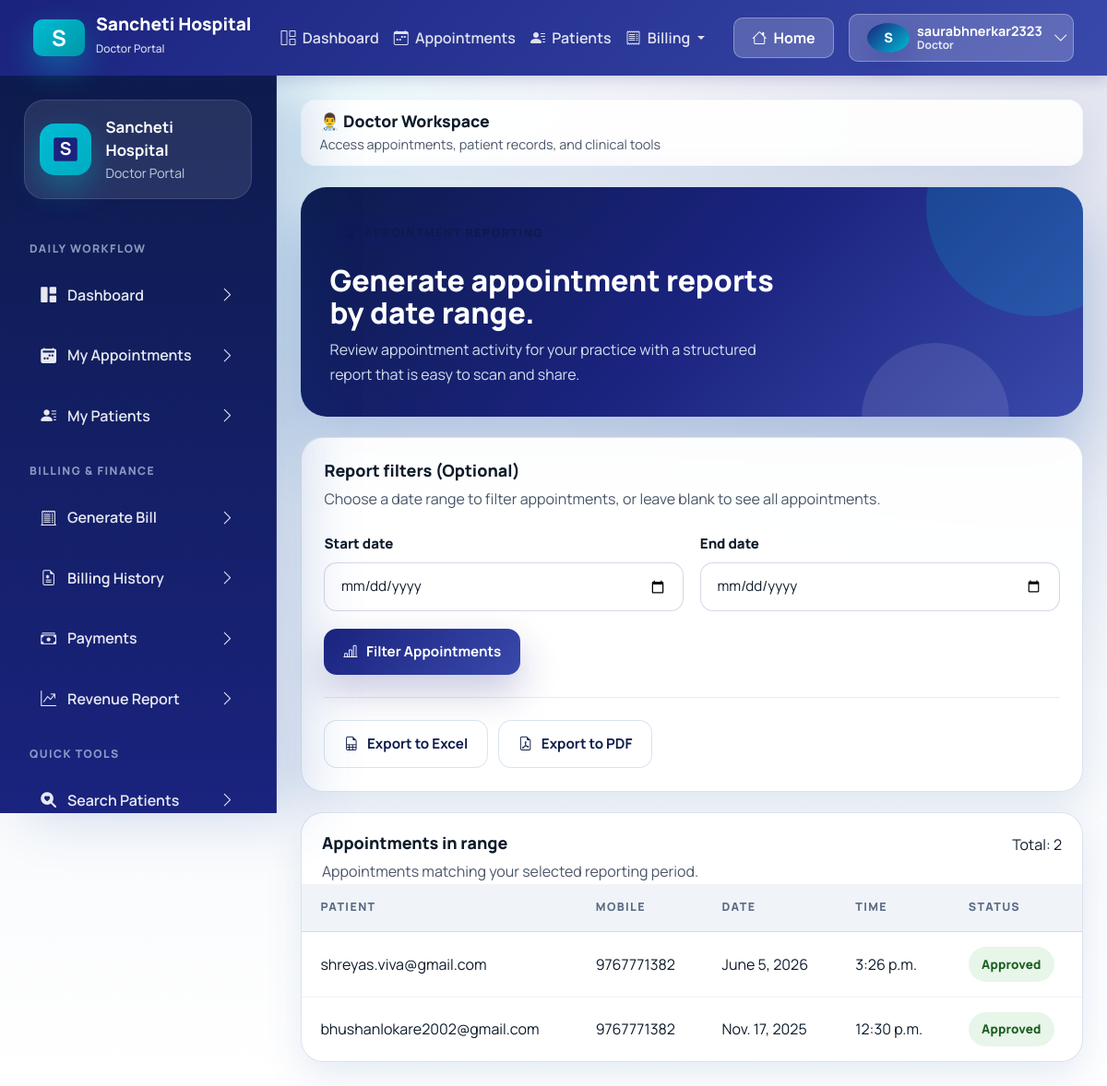
The page /doctor/report/appointments/ (signed in) on the database as committed earlier.
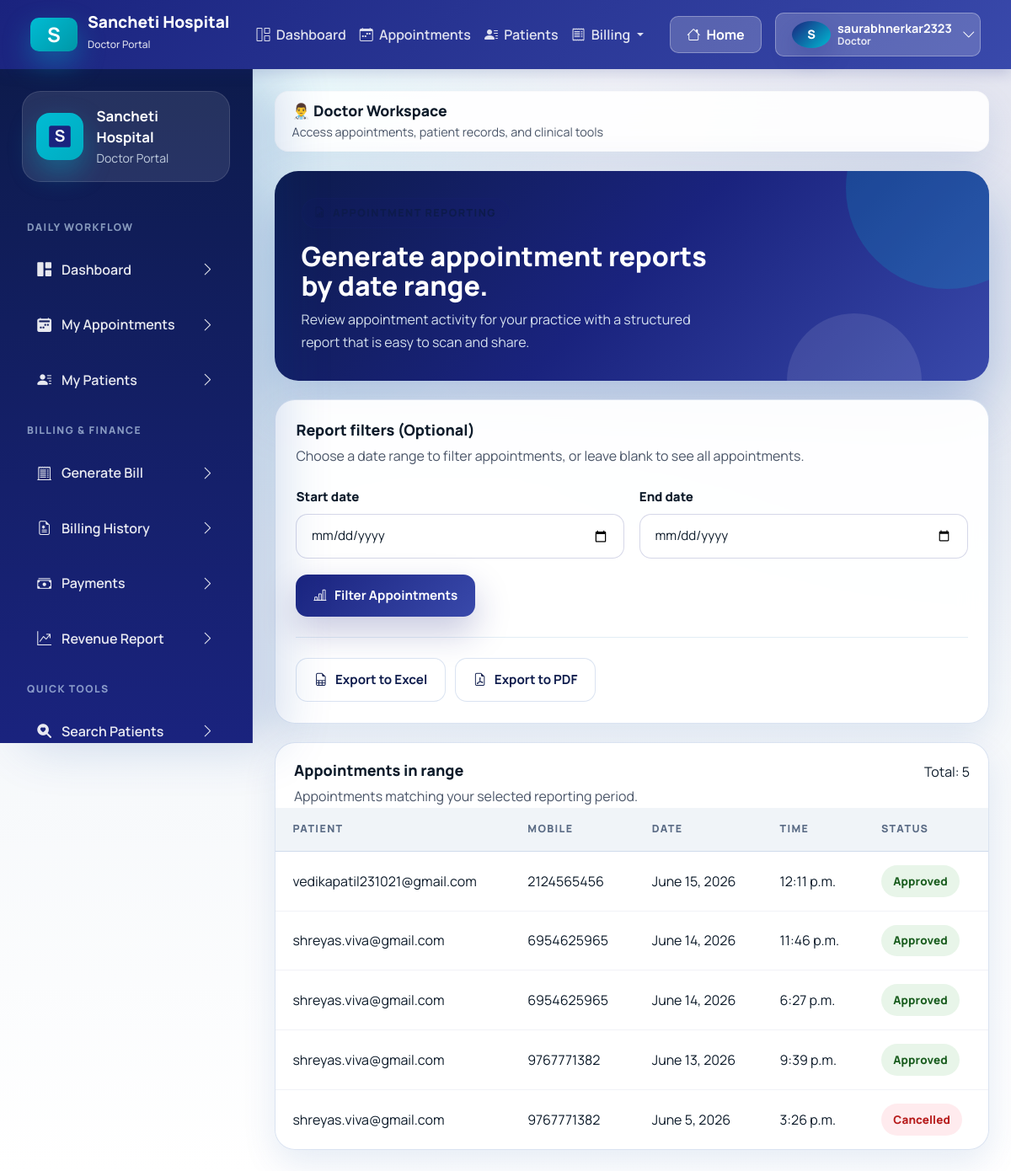
The same page on the database as committed later.
### doctor/models.py (models this page shows, shortened)
class Appointment(models.Model):
    doctor = models.ForeignKey(CustomUser, on_delete=models.CASCADE, related_name="doctor_appointments")
    patient = models.ForeignKey(CustomUser, on_delete=models.CASCADE, related_name="patient_appointments", null=True, blank=True)
    symptoms = models.TextField(blank=True, null=True)
    patient_name = models.CharField(max_length=100)
    patient_mobile = models.CharField(max_length=15)
    date = models.DateField()
    time = models.TimeField()
    STATUS_CHOICES = [
        ("Pending", "Pending"),
        ("Approved", "Approved"),
        ("Cancelled", "Cancelled"),
    ]
    status = models.CharField(max_length=20, choices=STATUS_CHOICES, default="Pending")
    created_at = models.DateTimeField(auto_now_add=True)

### doctor/views.py (the view, shortened to what this page needs)
# urls.py: path("report/appointments/", views.report_appointments, name="report_appointments"),
@login_required
@user_passes_test(is_doctor)
def report_appointments(request):
    apps = Appointment.objects.filter(doctor=request.user).order_by("-date", "-time")
    export_format = request.POST.get("export_format")
    if export_format == "excel":
        return export_appointments_excel(request)
    elif export_format == "pdf":
        return export_appointments_pdf(request)
    return render(request, "doctor/report_appointments.html", {"appointments": apps})

### doctor/views.py (called while the page is built)
def is_doctor(user):
    return user.role == "doctor"

### doctor/templates/doctor/report_appointments.html (shortened to what this page needs)
{% extends "base.html" %}
{% block content %}
<section class="page-hero">
    <div>
        <span class="eyebrow">
            <i class="bi bi-file-earmark-bar-graph"></i>
        </span>
        <h2>Generate appointment reports by date range.</h2>
        <p>Review appointment activity for your practice with a structured report that is easy to scan and share.</p>
    </div>
</section>
<section class="form-card">
    <div class="form-header">
        <div>
            <h3 class="form-title">Report filters (Optional)</h3>
            <p class="form-copy">Choose a date range to filter appointments, or leave blank to see all appointments.</p>
        </div>
    </div>
    <form method="post" class="mt-4">
        <div class="form-grid">
            <div class="field-block">
                <label for="start">Start date</label>
                <input type="date" name="start" id="start">
            </div>
            <div class="field-block">
                <label for="end">End date</label>
                <input type="date" name="end" id="end">
            </div>
        </div>
        <div class="form-actions">
            <button class="btn-brand" type="submit" name="action" value="filter">
                <i class="bi bi-bar-chart-line"></i>
                Filter Appointments
            </button>
        </div>
    </form>
    {% if appointments %}
    <div class="form-actions" style="margin-top: 1.5rem; padding-top: 1.5rem; border-top: 1px solid rgba(22, 109, 168, 0.12);">
        <form method="post" style="display: inline;">
            <button class="btn-secondary-soft" type="submit" name="export_format" value="excel" style="margin-right: 0.5rem;">
                <i class="bi bi-file-earmark-spreadsheet"></i>
                Export to Excel
            </button>
            <button class="btn-secondary-soft" type="submit" name="export_format" value="pdf">
                <i class="bi bi-file-earmark-pdf"></i>
                Export to PDF
            </button>
        </form>
    </div>
    {% endif %}
</section>
<section class="table-card">
    <div class="table-toolbar">
        <div>
            <h3 class="table-title">Appointments in range</h3>
            <p class="table-copy">Appointments matching your selected reporting period.</p>
        </div>
        {% if appointments %}
        <div class="table-stats">
            <span class="stat-badge">Total: {{ appointments|length }}</span>
        </div>
        {% endif %}
    </div>
    <div class="table-responsive">
        <table class="app-table">
            <thead>
                <tr>
                    <th>Patient</th>
                    <th>Mobile</th>
                    <th>Date</th>
                    <th>Time</th>
                    <th>Status</th>
                </tr>
            </thead>
            <tbody>
                {% for appointment in appointments %}
                <tr>
                    <td>{{ appointment.patient_name }}</td>
                    <td>{{ appointment.patient_mobile }}</td>
                    <td>{{ appointment.date }}</td>
                    <td>{{ appointment.time }}</td>
                    <td><span class="status-pill status-{{ appointment.status|title }}">{{ appointment.status|title }}</span></td>
                </tr>
                {% endfor %}
            </tbody>
        </table>
    </div>
</section>
{% endblock %}

Rows that differ between the two databases and show on the page:
removed Appointment: patient_name "bhushanlokare2002@gmail.com", patient_mobile "9767771382", date "Nov. 17, 2025", time "12:30 p.m.", status "Approved"
added Appointment: patient_name "vedikapatil231021@gmail.com", patient_mobile "2124565456", date "June 15, 2026", time "12:11 p.m.", status "Approved"
added Appointment: patient_name "shreyas.viva@gmail.com", patient_mobile "6954625965", date "June 14, 2026", time "11:46 p.m.", status "Approved"
added Appointment: patient_name "shreyas.viva@gmail.com", patient_mobile "6954625965", date "June 14, 2026", time "6:27 p.m.", status "Approved"
added Appointment: patient_name "shreyas.viva@gmail.com", patient_mobile "9767771382", date "June 13, 2026", time "9:39 p.m.", status "Approved"
changed Appointment: status "Approved" → "Cancelled"
Other text that changed with them:
{{ appointments|length }}: "2" → "5"
